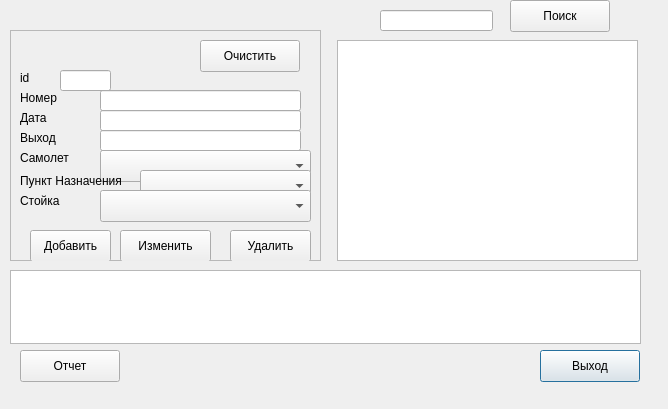
<?xml version="1.0" encoding="UTF-8"?>
<ui version="4.0">
 <class>onb7</class>
 <widget class="QDialog" name="onb7">
  <property name="geometry">
   <rect>
    <x>0</x>
    <y>0</y>
    <width>668</width>
    <height>409</height>
   </rect>
  </property>
  <property name="windowTitle">
   <string>Dialog</string>
  </property>
  <widget class="QPushButton" name="btnExit">
   <property name="geometry">
    <rect>
     <x>540</x>
     <y>350</y>
     <width>100</width>
     <height>32</height>
    </rect>
   </property>
   <property name="text">
    <string>Выход</string>
   </property>
  </widget>
  <widget class="QTableWidget" name="tw">
   <property name="geometry">
    <rect>
     <x>337</x>
     <y>40</y>
     <width>301</width>
     <height>221</height>
    </rect>
   </property>
  </widget>
  <widget class="QLineEdit" name="leSearch">
   <property name="geometry">
    <rect>
     <x>380</x>
     <y>10</y>
     <width>113</width>
     <height>21</height>
    </rect>
   </property>
  </widget>
  <widget class="QFrame" name="frame">
   <property name="geometry">
    <rect>
     <x>10</x>
     <y>30</y>
     <width>311</width>
     <height>231</height>
    </rect>
   </property>
   <property name="frameShape">
    <enum>QFrame::StyledPanel</enum>
   </property>
   <property name="frameShadow">
    <enum>QFrame::Plain</enum>
   </property>
   <widget class="QLineEdit" name="le1">
    <property name="geometry">
     <rect>
      <x>50</x>
      <y>40</y>
      <width>51</width>
      <height>21</height>
     </rect>
    </property>
   </widget>
   <widget class="QLineEdit" name="le2">
    <property name="geometry">
     <rect>
      <x>90</x>
      <y>60</y>
      <width>201</width>
      <height>21</height>
     </rect>
    </property>
   </widget>
   <widget class="QLineEdit" name="le3">
    <property name="geometry">
     <rect>
      <x>90</x>
      <y>80</y>
      <width>201</width>
      <height>21</height>
     </rect>
    </property>
   </widget>
   <widget class="QPushButton" name="btn3">
    <property name="geometry">
     <rect>
      <x>220</x>
      <y>200</y>
      <width>81</width>
      <height>32</height>
     </rect>
    </property>
    <property name="text">
     <string>Удалить</string>
    </property>
   </widget>
   <widget class="QPushButton" name="btn2">
    <property name="geometry">
     <rect>
      <x>110</x>
      <y>200</y>
      <width>91</width>
      <height>32</height>
     </rect>
    </property>
    <property name="text">
     <string>Изменить</string>
    </property>
   </widget>
   <widget class="QPushButton" name="btn1">
    <property name="geometry">
     <rect>
      <x>20</x>
      <y>200</y>
      <width>81</width>
      <height>32</height>
     </rect>
    </property>
    <property name="text">
     <string>Добавить</string>
    </property>
   </widget>
   <widget class="QPushButton" name="btn4">
    <property name="geometry">
     <rect>
      <x>190</x>
      <y>10</y>
      <width>100</width>
      <height>32</height>
     </rect>
    </property>
    <property name="text">
     <string>Очистить</string>
    </property>
   </widget>
   <widget class="QComboBox" name="cmb1">
    <property name="geometry">
     <rect>
      <x>90</x>
      <y>120</y>
      <width>211</width>
      <height>32</height>
     </rect>
    </property>
   </widget>
   <widget class="QLabel" name="lbStartdata">
    <property name="geometry">
     <rect>
      <x>10</x>
      <y>40</y>
      <width>21</width>
      <height>16</height>
     </rect>
    </property>
    <property name="text">
     <string>id</string>
    </property>
   </widget>
   <widget class="QLabel" name="lbFinishdata">
    <property name="geometry">
     <rect>
      <x>10</x>
      <y>60</y>
      <width>58</width>
      <height>16</height>
     </rect>
    </property>
    <property name="text">
     <string>Номер</string>
    </property>
   </widget>
   <widget class="QLabel" name="lbPrice">
    <property name="geometry">
     <rect>
      <x>10</x>
      <y>80</y>
      <width>71</width>
      <height>16</height>
     </rect>
    </property>
    <property name="text">
     <string>Дата</string>
    </property>
   </widget>
   <widget class="QLabel" name="lbStaff">
    <property name="geometry">
     <rect>
      <x>10</x>
      <y>100</y>
      <width>71</width>
      <height>16</height>
     </rect>
    </property>
    <property name="text">
     <string>Выход</string>
    </property>
   </widget>
   <widget class="QLineEdit" name="le4">
    <property name="geometry">
     <rect>
      <x>90</x>
      <y>100</y>
      <width>201</width>
      <height>21</height>
     </rect>
    </property>
   </widget>
   <widget class="QComboBox" name="cmb2">
    <property name="geometry">
     <rect>
      <x>130</x>
      <y>140</y>
      <width>171</width>
      <height>32</height>
     </rect>
    </property>
   </widget>
   <widget class="QComboBox" name="cmb3">
    <property name="geometry">
     <rect>
      <x>90</x>
      <y>160</y>
      <width>211</width>
      <height>32</height>
     </rect>
    </property>
   </widget>
   <widget class="QLabel" name="lbStaff_2">
    <property name="geometry">
     <rect>
      <x>10</x>
      <y>120</y>
      <width>71</width>
      <height>16</height>
     </rect>
    </property>
    <property name="text">
     <string>Самолет</string>
    </property>
   </widget>
   <widget class="QLabel" name="lbStaff_3">
    <property name="geometry">
     <rect>
      <x>10</x>
      <y>140</y>
      <width>121</width>
      <height>21</height>
     </rect>
    </property>
    <property name="text">
     <string>Пункт Назначения</string>
    </property>
   </widget>
   <widget class="QLabel" name="lbStaff_4">
    <property name="geometry">
     <rect>
      <x>10</x>
      <y>160</y>
      <width>71</width>
      <height>21</height>
     </rect>
    </property>
    <property name="text">
     <string>Стойка</string>
    </property>
   </widget>
  </widget>
  <widget class="QTextEdit" name="teResult">
   <property name="geometry">
    <rect>
     <x>10</x>
     <y>270</y>
     <width>631</width>
     <height>74</height>
    </rect>
   </property>
   <property name="readOnly">
    <bool>true</bool>
   </property>
  </widget>
  <widget class="QPushButton" name="btnSearch">
   <property name="geometry">
    <rect>
     <x>510</x>
     <y>0</y>
     <width>100</width>
     <height>32</height>
    </rect>
   </property>
   <property name="text">
    <string>Поиск</string>
   </property>
  </widget>
  <widget class="QPushButton" name="btnReport">
   <property name="geometry">
    <rect>
     <x>20</x>
     <y>350</y>
     <width>100</width>
     <height>32</height>
    </rect>
   </property>
   <property name="text">
    <string>Отчет</string>
   </property>
  </widget>
 </widget>
 <resources/>
 <connections/>
</ui>
